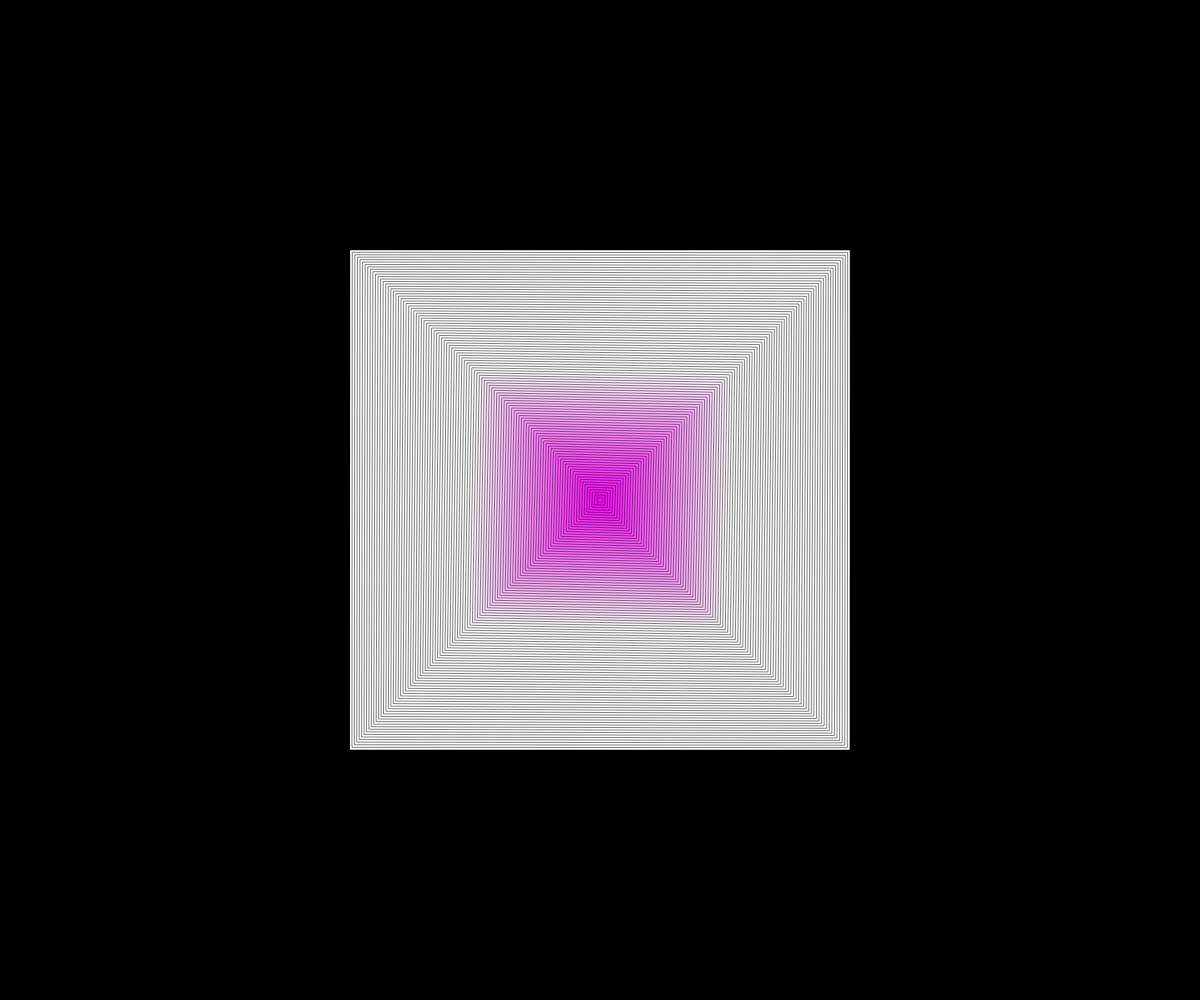
Frame 1 (no input)
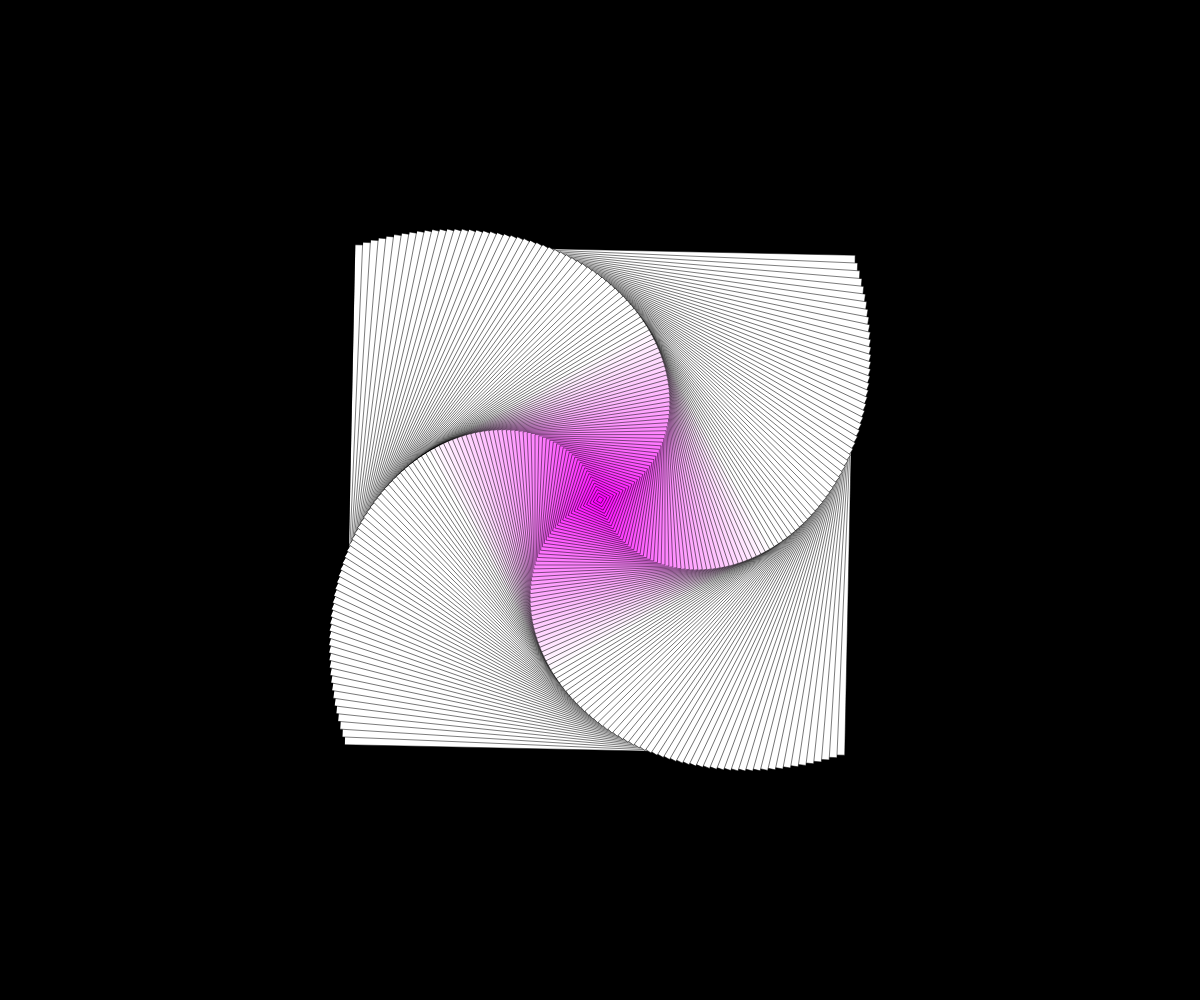
Frame 60 (no input)
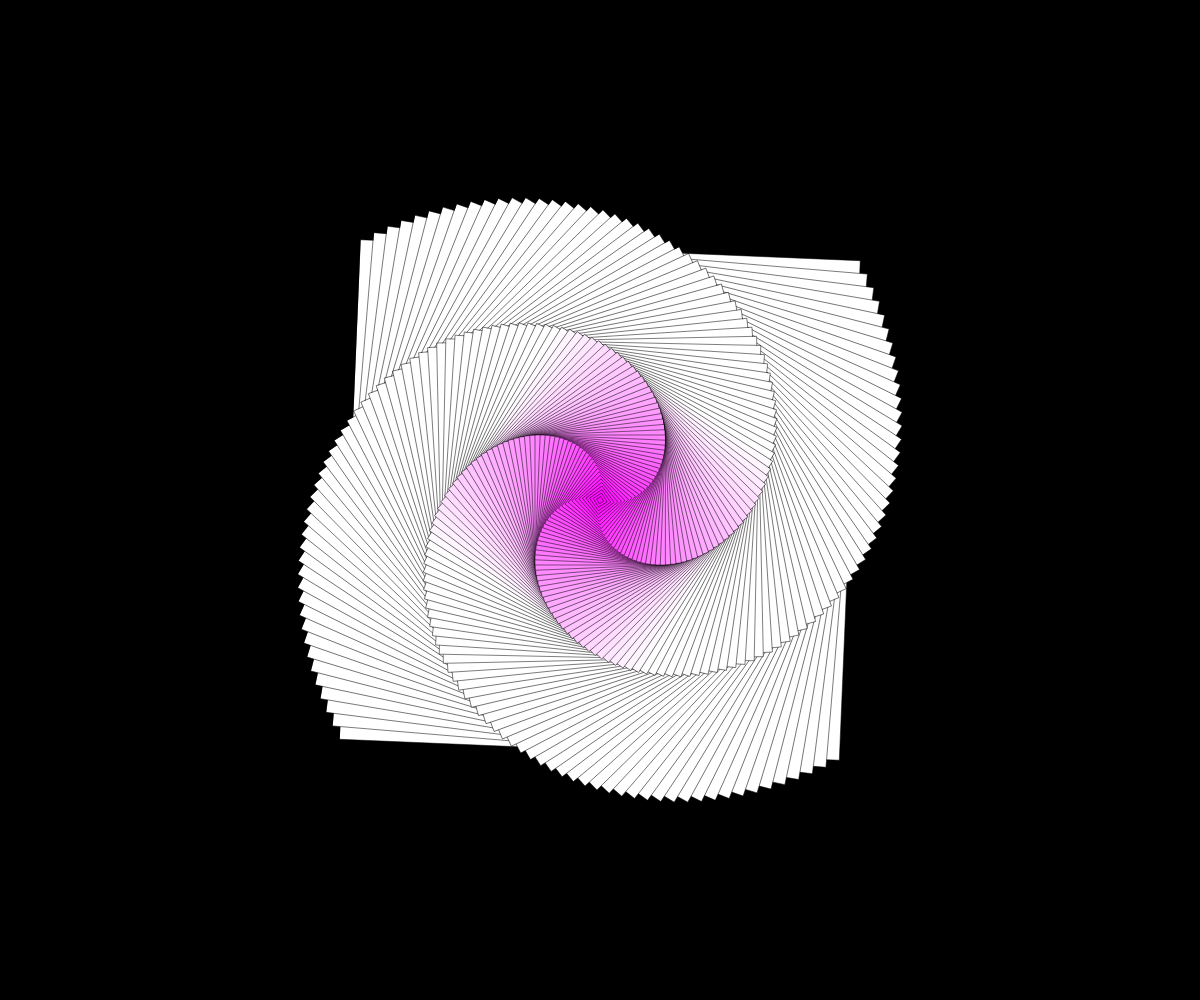
Frame 120 (the mouse pressed at the canvas centre since frame 60)

The p5.js sketch that drew these frames (run headless with seeded random() and noise() and a simulated clock; from frame 60 on, the mouse is pressed at the canvas centre):

// p5.js sketch
// ── sketch.js

// Global variables



function setup() {
  createCanvas(windowWidth, windowHeight);
  // Sets origin mode to be the rectangle's center
  rectMode(CENTER);

  // p5.js will automatically run your code at 60 frames per second (FPS).
  //frameRate(1);
}

/* Loop */
function draw() {
  background(0);

  // Moves rectangle to center of canvas
  translate(width / 2, height / 2);

  // Creates multiple rotating rectangles
  for (let x = 500; x > 0; x -= 5) {
      // Makes height the same as width so it's a square
      let y = x;
      strokeWeight(0.5);
      rotate(radians(frameCount / 50));
      fill(255, x, 255);
      rect(0, 0, x, y);
  }

}

// ── style.css
html, body {
  margin: 0;
  padding: 0;
}
h1 {
  text-align: center;
}
canvas {
  display: block;
  /*max-width: 100%;*/
  /*margin: auto;*/
}
footer {
  position: fixed;
  left: 0;
  bottom: 0;
  width: 100%;
  background-color: #dadada;
  color: #0f0f0f;
  text-align: left;
}
